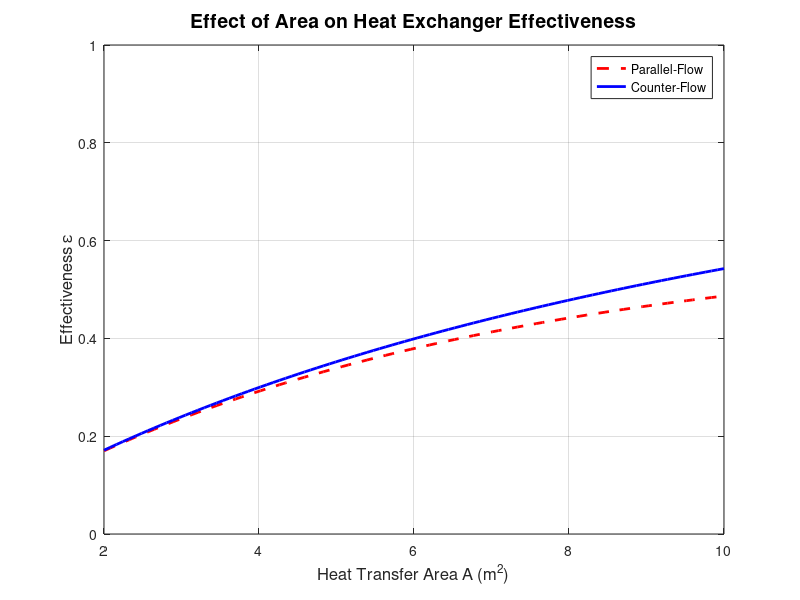

This chart was generated by the following MATLAB code:
% MATLAB Script for Heat Exchanger Area Simulation (Task 4)
clear; clc;

%% 1. Define Constants
Th_in = 120;        % Hot fluid inlet temp [C]
Tc_in = 30;         % Cold fluid inlet temp [C]
Ch = 4.5 * 1000;    % Hot-side heat capacity rate [W/K]
Cc = 3.0 * 1000;    % Cold-side heat capacity rate [W/K]
U = 300;            % Overall heat transfer coeff [W/m^2-K]

% Derived parameters
Cmin = min(Ch, Cc);
Cmax = max(Ch, Cc);
Cr = Cmin / Cmax;

%% 2. Define Area Range for Simulation
A_range = linspace(2, 10, 100); % Vary A from 2 to 10 m^2

% Pre-allocate arrays for efficiency
eps_parallel = zeros(size(A_range));
eps_counter = zeros(size(A_range));

%% 3. Perform Simulation
for i = 1:length(A_range)
    A = A_range(i);
    NTU = (U * A) / Cmin;
    
    % Parallel Flow Equation
    eps_parallel(i) = (1 - exp(-NTU * (1 + Cr))) / (1 + Cr);
    
    % Counter Flow Equation
    % Note: Formula handles Cr < 1. 
    % For Cr = 1, use eps = NTU/(1+NTU)
    exp_term = exp(-NTU * (1 - Cr));
    eps_counter(i) = (1 - exp_term) / (1 - Cr * exp_term);
end

%% 4. Plotting Results
figure('Color', 'w');
plot(A_range, eps_parallel, 'r--', 'LineWidth', 2); hold on;
plot(A_range, eps_counter, 'b-', 'LineWidth', 2);
grid on;

% Labeling
xlabel('Heat Transfer Area A (m^2)', 'FontSize', 12);
ylabel('Effectiveness \epsilon', 'FontSize', 12);
title('Effect of Area on Heat Exchanger Effectiveness', 'FontSize', 14);
legend('Parallel-Flow', 'Counter-Flow', 'Location', 'Best');

% Optional: Set Y-axis to 0-1 for clarity
ylim([0 1]);
